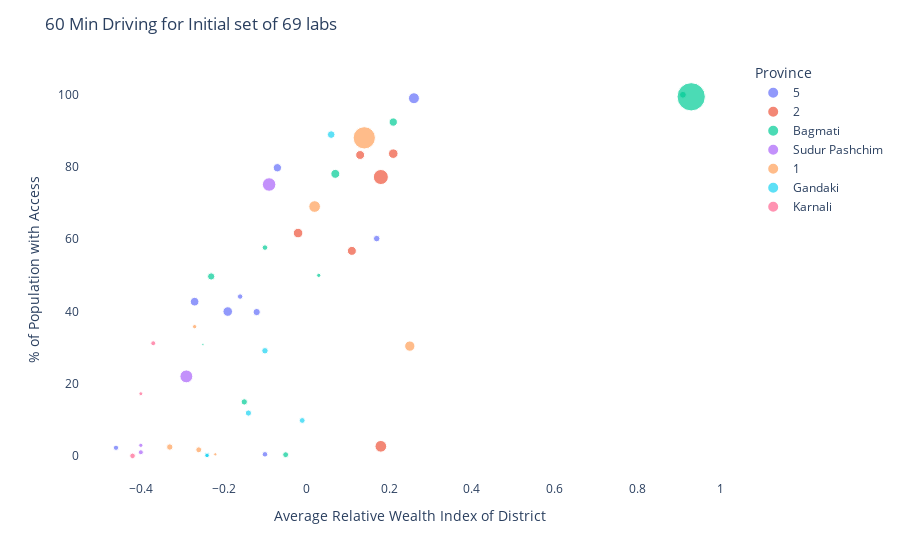

Notebook code for this chart:
### Code cell
list_pop_ids = list(initial_labs['ID_60min_driving'].values)
list_pop_ids = [item for sublist in list_pop_ids for item in sublist]

district_analysis = population[population['ID'].isin(list_pop_ids)][['population','DISTRICT','Province']]
district_analysis.columns = ['Pop with Access','District','Province']
dt1 = district_analysis.groupby(['District','Province'])['Pop with Access'].sum().reset_index()

dt2 = population.groupby(['DISTRICT','Province'])['population'].sum().reset_index()
dt2.columns = ['District','Province','Total Population']

df_pop_access_dist = pd.merge(dt1,dt2,on=['District','Province'])
df_pop_access_dist['%'] = df_pop_access_dist['Pop with Access']*100/df_pop_access_dist['Total Population']
df_pop_access_dist['%'] = df_pop_access_dist['%'].round(2)

df_pop_access_dist = pd.merge(df_pop_access_dist,rwi_districts,on=['District','Province'])

fig = px.scatter(df_pop_access_dist,y='%',x='Relative Wealth Index',color='Province',size='Total Population')
fig.update_xaxes(title='Average Relative Wealth Index of District')
fig.update_yaxes(title='% of Population with Access')
fig.update_layout(plot_bgcolor='white',title='60 Min Driving for Initial set of 69 labs')

### Figure 1 — Plotly figure (JSON) as saved in the notebook; plotly's stock layout.template omitted (floating-point values rounded to 4 significant figures)
{"data": [{"hovertemplate": "Province=5<br>Relative Wealth Index=%{x}<br>%=%{y}<br>Total Population=%{marker.size}<extra></extra>", "legendgroup": "5", "marker": {"color": "#636efa", "size": [426169, 328359, 465037, 192349, 570025, 265206, 184929, 173829, 749009], "sizemode": "area", "sizeref": 12450.0, "symbol": "circle"}, "mode": "markers", "name": "5", "orientation": "v", "showlegend": true, "type": "scatter", "x": [-0.07, -0.12, -0.27, -0.1, -0.19, 0.17, -0.16, -0.46, 0.26], "xaxis": "x", "y": [79.8, 39.84, 42.71, 0.45, 39.98, 60.18, 44.13, 2.26, 99.05], "yaxis": "y"}, {"hovertemplate": "Province=2<br>Relative Wealth Index=%{x}<br>%=%{y}<br>Total Population=%{marker.size}<extra></extra>", "legendgroup": "2", "marker": {"color": "#EF553B", "size": [569754, 568677, 503227, 1412871, 496724, 853835], "sizemode": "area", "sizeref": 12450.0, "symbol": "circle"}, "mode": "markers", "name": "2", "orientation": "v", "showlegend": true, "type": "scatter", "x": [-0.02, 0.21, 0.11, 0.18, 0.13, 0.18], "xaxis": "x", "y": [61.71, 83.7, 56.78, 77.23, 83.33, 2.67], "yaxis": "y"}, {"hovertemplate": "Province=Bagmati<br>Relative Wealth Index=%{x}<br>%=%{y}<br>Total Population=%{marker.size}<extra></extra>", "legendgroup": "Bagmati", "marker": {"color": "#00cc96", "size": [288209, 497945, 245610, 110899, 4981888, 429168, 325407, 191851, 30623, 214301], "sizemode": "area", "sizeref": 12450.0, "symbol": "circle"}, "mode": "markers", "name": "Bagmati", "orientation": "v", "showlegend": true, "type": "scatter", "x": [0.91, 0.07, -0.15, 0.03, 0.93, 0.21, -0.23, -0.1, -0.25, -0.05], "xaxis": "x", "y": [100, 78.11, 14.96, 50, 99.44, 92.45, 49.7, 57.69, 30.89, 0.34], "yaxis": "y"}, {"hovertemplate": "Province=Sudur Pashchim<br>Relative Wealth Index=%{x}<br>%=%{y}<br>Total Population=%{marker.size}<extra></extra>", "legendgroup": "Sudur Pashchim", "marker": {"color": "#ab63fa", "size": [113990, 156794, 1033059, 1138681], "sizemode": "area", "sizeref": 12450.0, "symbol": "circle"}, "mode": "markers", "name": "Sudur Pashchim", "orientation": "v", "showlegend": true, "type": "scatter", "x": [-0.4, -0.4, -0.29, -0.09], "xaxis": "x", "y": [2.95, 1.02, 22.03, 75.16], "yaxis": "y"}, {"hovertemplate": "Province=1<br>Relative Wealth Index=%{x}<br>%=%{y}<br>Total Population=%{marker.size}<extra></extra>", "legendgroup": "1", "marker": {"color": "#FFA15A", "size": [115105, 217520, 664405, 846058, 3091289, 66646, 252816], "sizemode": "area", "sizeref": 12450.0, "symbol": "circle"}, "mode": "markers", "name": "1", "orientation": "v", "showlegend": true, "type": "scatter", "x": [-0.27, -0.26, 0.25, 0.02, 0.14, -0.22, -0.33], "xaxis": "x", "y": [35.8, 1.7, 30.42, 69.06, 88.08, 0.45, 2.47], "yaxis": "y"}, {"hovertemplate": "Province=Gandaki<br>Relative Wealth Index=%{x}<br>%=%{y}<br>Total Population=%{marker.size}<extra></extra>", "legendgroup": "Gandaki", "marker": {"color": "#19d3f3", "size": [184656, 363590, 116519, 255593, 207424, 238389], "sizemode": "area", "sizeref": 12450.0, "symbol": "circle"}, "mode": "markers", "name": "Gandaki", "orientation": "v", "showlegend": true, "type": "scatter", "x": [-0.24, 0.06, -0.24, -0.1, -0.01, -0.14], "xaxis": "x", "y": [0.24, 88.98, 0.13, 29.12, 9.82, 11.88], "yaxis": "y"}, {"hovertemplate": "Province=Karnali<br>Relative Wealth Index=%{x}<br>%=%{y}<br>Total Population=%{marker.size}<extra></extra>", "legendgroup": "Karnali", "marker": {"color": "#FF6692", "size": [93518, 195162, 151831], "sizemode": "area", "sizeref": 12450.0, "symbol": "circle"}, "mode": "markers", "name": "Karnali", "orientation": "v", "showlegend": true, "type": "scatter", "x": [-0.4, -0.42, -0.37], "xaxis": "x", "y": [17.23, 0.02, 31.2], "yaxis": "y"}], "layout": {"legend": {"itemsizing": "constant", "title": {"text": "Province"}, "tracegroupgap": 0}, "margin": {"t": 60}, "plot_bgcolor": "white", "title": {"text": "60 Min Driving for Initial set of 69 labs"}, "xaxis": {"anchor": "y", "domain": [0, 1], "title": {"text": "Average Relative Wealth Index of District"}}, "yaxis": {"anchor": "x", "domain": [0, 1], "title": {"text": "% of Population with Access"}}}}
